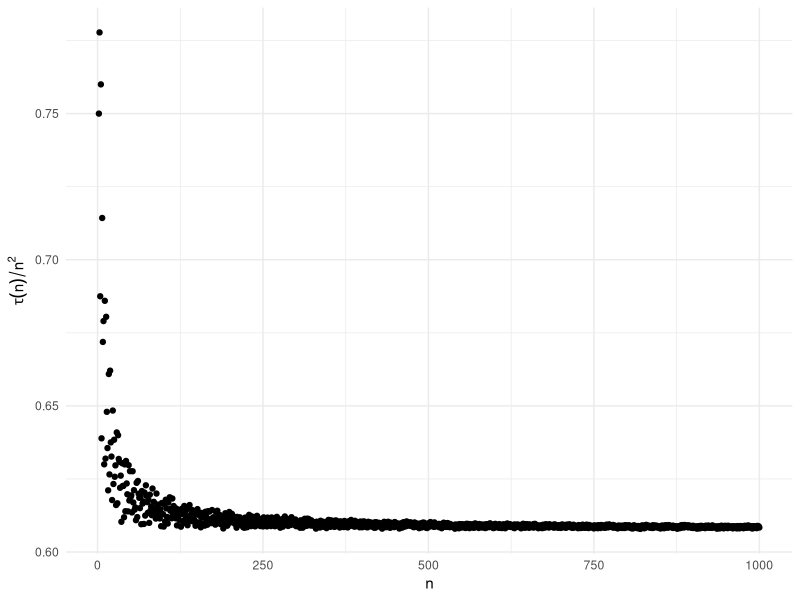
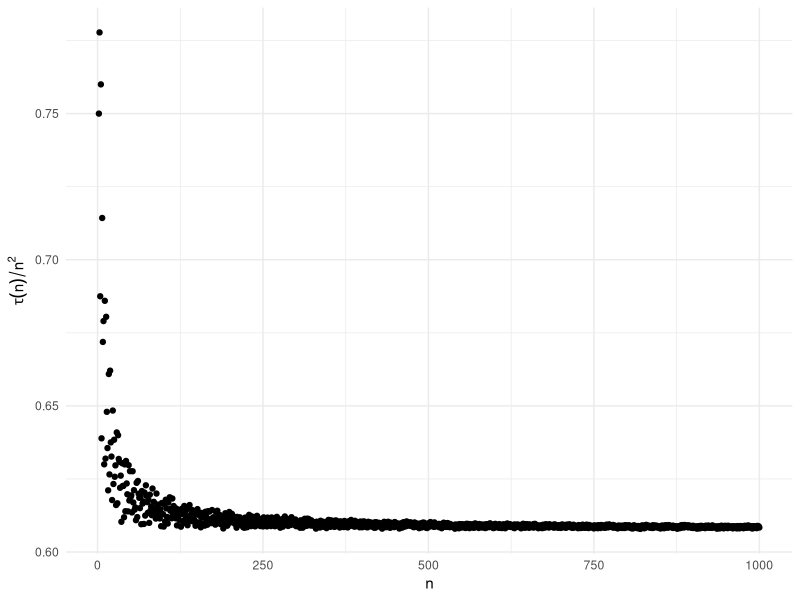

Reproduce these figures in R, in order.
library(tidyverse)

df <- read_delim('wykres.csv', ";")

df %>% ggplot(aes(x = n, y = ratio)) + 
       geom_point() +
       theme_minimal() +
       labs(x = "n", 
            y = expression(paste(tau(n) / n ^2)))

ggsave("wykres.png")
